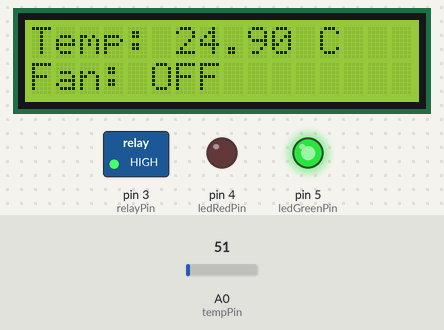
This sketch was run on a simulated Arduino Uno, built with avr-gcc and run on an emulated ATmega328P. Parts: 16×2 character LCD, switched loads named in the sketch (green lamp = pin HIGH), output pins drawn as LEDs (lit = HIGH). The test bench sets the inputs (shaded band); at power-on: A0 (tempPin) = 51. What the sketch prints to the serial monitor is not drawn.

Above: at 1.2 s.
1.3 s: A0 (tempPin) set to 64
At 2.8 s:
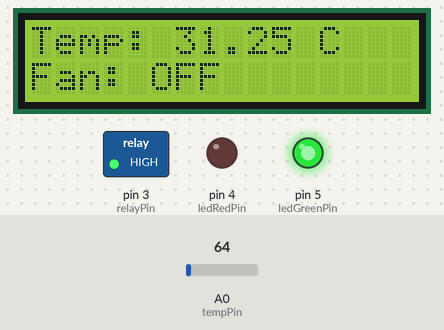
3.1 s: A0 (tempPin) set to 71
At 4.3 s:
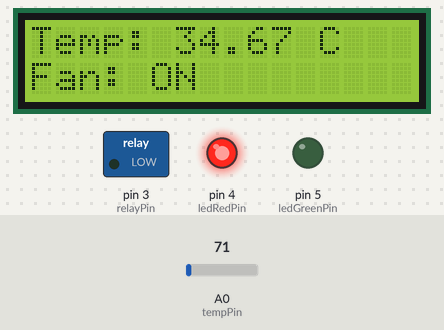
4.6 s: A0 (tempPin) set to 61
At 6.1 s:
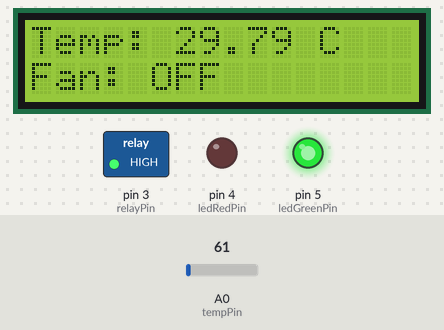
Timing chart, 0 to 7.6 s (numbered marks = the images above; inputs shaded):
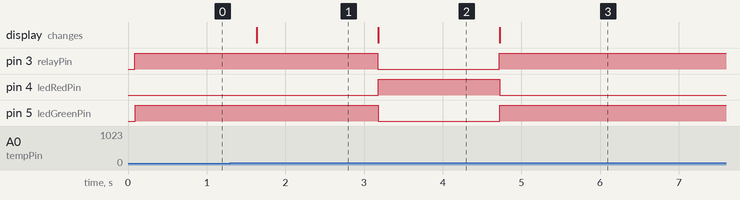

Measured:
- the behaviour switches between 67 and 68 on A0 (tempPin) (found by bisection; images 1 and 2)
- after the input at 1.3 s, the display: changes after 0.34 s (image 1)
- after the input at 3.1 s, pin 3 (relayPin): HIGH → LOW after 0.07 s; pin 4 (ledRedPin): LOW → HIGH after 0.08 s; pin 5 (ledGreenPin): HIGH → LOW after 0.08 s; the display: changes after 0.08 s (image 2)
- after the input at 4.6 s, pin 3 (relayPin), pin 5 (ledGreenPin): LOW → HIGH after 0.12 s; pin 4 (ledRedPin): HIGH → LOW after 0.12 s; the display: changes after 0.12 s (image 3)

The sketch:

Automatic_Fan_Proteus.ino
```cpp
#include <Wire.h>
#include <LiquidCrystal_I2C.h>

const int tempPin = A0;
const int relayPin = 3;        // Kipas angin
const int ledRedPin = 4;       // LED merah
const int ledGreenPin = 5;     // LED hijau
int analogValue;
float tempValue;
float temperature;

LiquidCrystal_I2C lcd(0x27, 16, 2); // Set the LCD address to 0x27 for a 16 chars and 2 line display

void setup() {
  Serial.begin(9600);
  pinMode(relayPin, OUTPUT);
  pinMode(ledRedPin, OUTPUT);
  pinMode(ledGreenPin, OUTPUT);

  lcd.init();
  lcd.backlight();
  lcd.setCursor(0, 0);
  lcd.print("Temp: ");
  lcd.setCursor(0, 1);
  lcd.print("Fan: ");
}

void loop() {
  analogValue = analogRead(tempPin);
  tempValue = (analogValue / 1024.0) * 5000;
  temperature = tempValue / 10;

  Serial.print("Temperature = ");
  Serial.print(temperature);
  Serial.println(" C");

  lcd.setCursor(6, 0); // Position cursor to display temperature
  lcd.print(temperature);
  lcd.print(" C  ");

  if (temperature > 33.0) {
    // Relay menyala
    digitalWrite(relayPin, LOW);
    lcd.setCursor(5, 1);
    lcd.print("ON  "); // Display "ON" for the fan

    // LED merah menyala
    digitalWrite(ledRedPin, HIGH);

    // LED hijau mati
    digitalWrite(ledGreenPin, LOW);
  } else {
    // Relay mati
    digitalWrite(relayPin, HIGH);
    lcd.setCursor(5, 1);
    lcd.print("OFF "); // Display "OFF" for the fan


    // LED merah mati
    digitalWrite(ledRedPin, LOW);

    // LED hijau menyala
    digitalWrite(ledGreenPin, HIGH);
  }

  delay(500);
}
```
